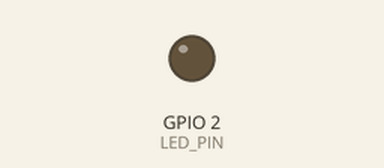
Simulated run of this sketch. Board: ESP32. On the bench: output pins drawn as LEDs (lit = HIGH). WiFi joins after 1.5 s; servers stay silent unless stated; uploads are accepted with an empty reply; the local clock reads 2024-03-15 10:24:30 at power-on unless the sketch sets it; what the sketch prints to the serial monitor is not drawn.

Above: at 19.9 s.
At 35.0 s:
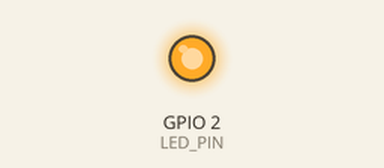
Timing chart, 0 to 44.9 s (numbered marks = the images above):
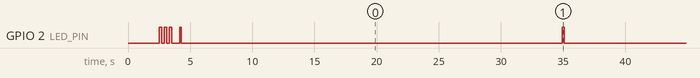

The sketch:

vita_station.ino
```cpp
// ============================================================
//  VITA STATION — ESP32 Firmware
//  Reads body weight via HX711 + load cell and POSTs to the
//  Vita backend every POST_INTERVAL_MS milliseconds.
//
//  Hardware Pinout:
//    • ESP32 GPIO 19 ----> HX711 DOUT
//    • ESP32 GPIO 18 ----> HX711 SCK
//    • ESP32 GPIO 2  ----> Status LED (Onboard LED)
//    • HX711 VCC     ----> ESP32 5V
//    • HX711 GND     ----> ESP32 GND
//
//  LED Signals:
//    • 3 blinks : Successfully connected to Wi-Fi
//    • 2 blinks : Sending data to backend
//
//  Required libraries:
//    • ArduinoJson           by Benoit Blanchon  v6.x
//    • HX711 Arduino Library by bogde
// ============================================================

#include <WiFi.h>
#include <WiFiClientSecure.h>
#include <HTTPClient.h>
#include <ArduinoJson.h>
#include <time.h>
#include "config.h"

#if ENABLE_HX711
  #include <HX711.h>
  HX711 scale;
  bool  scaleReady = false;
#endif

// ── State ─────────────────────────────────────────────────────
unsigned long lastWeightPostMs = 0;
unsigned long lastHeartbeatMs  = 0;
bool          ntpSynced        = false;

// ─────────────────────────────────────────────────────────────
//  LED Helper
// ─────────────────────────────────────────────────────────────
void ledBlink(int count, int delayMs = 150) {
  for (int i = 0; i < count; i++) {
    digitalWrite(LED_PIN, HIGH);
    delay(delayMs);
    digitalWrite(LED_PIN, LOW);
    delay(delayMs);
  }
}

// ─────────────────────────────────────────────────────────────
//  Utilities
// ─────────────────────────────────────────────────────────────
String isoTimestamp() {
  if (!ntpSynced) return "";
  struct tm t;
  if (!getLocalTime(&t)) return "";
  char buf[25];
  strftime(buf, sizeof(buf), "%Y-%m-%dT%H:%M:%S", &t);
  return String(buf);
}

String chipUID() {
  uint64_t mac = ESP.getEfuseMac();
  char buf[18];
  snprintf(buf, sizeof(buf), "%02X:%02X:%02X:%02X:%02X:%02X",
    (uint8_t)mac, (uint8_t)(mac >> 8),  (uint8_t)(mac >> 16),
    (uint8_t)(mac >> 24), (uint8_t)(mac >> 32), (uint8_t)(mac >> 40));
  return String(buf);
}

// ─────────────────────────────────────────────────────────────
//  Simple WLAN Connection
// ─────────────────────────────────────────────────────────────
void connectWiFi() {
  Serial.printf("\n[WiFi] Connecting to %s", WIFI_SSID);

  WiFi.mode(WIFI_STA);
  WiFi.begin(WIFI_SSID, WIFI_PASSWORD);

  while (WiFi.status() != WL_CONNECTED) {
    delay(500);
    Serial.print(".");
  }

  Serial.println("\n[WiFi] Connected successfully!");
  Serial.print("[WiFi] IP Address: ");
  Serial.println(WiFi.localIP());

  // Blink 3 times upon successful Wi-Fi connection
  ledBlink(3, 200);
}

void ensureWiFi() {
  if (WiFi.status() != WL_CONNECTED) {
    connectWiFi();
  }
}

// ─────────────────────────────────────────────────────────────
//  NTP
// ─────────────────────────────────────────────────────────────
void syncNTP() {
  configTime(GMT_OFFSET_S, DST_OFFSET_S, NTP_SERVER);
  Serial.print("[NTP]  Syncing");
  struct tm t; int tries = 0;
  while (!getLocalTime(&t) && tries < 20) { delay(500); Serial.print("."); tries++; }
  if (getLocalTime(&t)) {
    ntpSynced = true;
    Serial.printf("\n[NTP]  Synced: %s", asctime(&t));
  } else {
    Serial.println("\n[NTP]  Failed — server will timestamp readings");
  }
}

// ─────────────────────────────────────────────────────────────
//  HX711 — Weight
// ─────────────────────────────────────────────────────────────
#if ENABLE_HX711

void initHX711() {
  scale.begin(HX711_DOUT_PIN, HX711_SCK_PIN);
  scale.set_scale(SCALE_FACTOR);
  scale.set_offset(SCALE_OFFSET);

  Serial.println("[HX711] Initializing... waiting for scale hardware to settle...");
  int tries = 0;
  while (!scale.is_ready() && tries < 30) {
    delay(100);
    tries++;
  }

  if (scale.is_ready()) {
    scaleReady = true;
    Serial.println("[HX711] Hardware ready!");
    Serial.printf("[HX711] Scale factor: %.4f | Offset: %ld\n", (float)SCALE_FACTOR, (long)SCALE_OFFSET);
  } else {
    Serial.printf("[HX711] NOT READY — check DOUT=GPIO%d, SCK=GPIO%d, VCC=5V\n", HX711_DOUT_PIN, HX711_SCK_PIN);
    Serial.println("[HX711] Will auto-retry in background loop.");
  }
}

bool readWeight(float& weightKg) {
  weightKg = NAN;
  if (!scaleReady) {
    if (scale.is_ready()) {
      scaleReady = true;
      Serial.println("[HX711] Scale auto-recovered!");
    } else {
      return false;
    }
  }

  // Allow up to 250ms for HX711 conversion to be ready
  int tries = 0;
  while (!scale.is_ready() && tries < 25) {
    delay(10);
    tries++;
  }
  if (!scale.is_ready()) {
    return false;
  }

  float kg = scale.get_units(WEIGHT_SAMPLES);

  // Periodic serial diagnostic log every 2 seconds
  static unsigned long lastDebugMs = 0;
  if (millis() - lastDebugMs > 2000) {
    Serial.printf("[HX711] Live reading: %.2f kg\n", kg);
    lastDebugMs = millis();
  }

  // If load cell orientation or wiring is reversed, weight reads negative when stepped on
  if (kg < -WEIGHT_MIN_KG && -kg <= WEIGHT_MAX_KG) {
    Serial.printf("[HX711] Inverted load detected (%.2f kg) — auto-inverting to %.2f kg\n", kg, -kg);
    kg = -kg;
  }

  if (kg < WEIGHT_MIN_KG || kg > WEIGHT_MAX_KG) {
    return false;
  }

  weightKg = kg;
  Serial.printf("[HX711] Valid weight detected: %.2f kg\n", weightKg);
  return true;
}

#endif  // ENABLE_HX711

// ─────────────────────────────────────────────────────────────
//  HTTP POST to Vita backend(s)
// ─────────────────────────────────────────────────────────────
bool sendPayload(const char* targetUrl, const String& jsonBody) {
  if (!targetUrl || strlen(targetUrl) == 0) return false;

  Serial.printf("[HTTP]  Target: %s\n", targetUrl);

  HTTPClient http;
  bool isHttps = (strncmp(targetUrl, "https://", 8) == 0);
  bool success = false;

  if (isHttps) {
    WiFiClientSecure secClient;
    secClient.setInsecure(); // Connect to Render cloud without heavy CA bundle
    if (http.begin(secClient, targetUrl)) {
      http.addHeader("Content-Type", "application/json");
      http.addHeader("X-API-Key",    DEVICE_API_KEY);
      http.setTimeout(SERVER_TIMEOUT_MS);

      int code = http.POST(jsonBody);
      if (code == 201) {
        Serial.printf("[HTTP]  201 Created — saved OK (%s)\n", targetUrl);
        success = true;
      } else if (code > 0) {
        Serial.printf("[HTTP]  Error %d from %s: %s\n", code, targetUrl, http.getString().c_str());
      } else {
        Serial.printf("[HTTP]  Failed connecting to %s: %s\n", targetUrl, HTTPClient::errorToString(code).c_str());
      }
      http.end();
    } else {
      Serial.printf("[HTTP]  Failed to initialize HTTPS connection to %s\n", targetUrl);
    }
  } else {
    WiFiClient client;
    if (http.begin(client, targetUrl)) {
      http.addHeader("Content-Type", "application/json");
      http.addHeader("X-API-Key",    DEVICE_API_KEY);
      http.setTimeout(SERVER_TIMEOUT_MS);

      int code = http.POST(jsonBody);
      if (code == 201) {
        Serial.printf("[HTTP]  201 Created — saved OK (%s)\n", targetUrl);
        success = true;
      } else if (code > 0) {
        Serial.printf("[HTTP]  Error %d from %s: %s\n", code, targetUrl, http.getString().c_str());
      } else {
        Serial.printf("[HTTP]  Failed connecting to %s: %s\n", targetUrl, HTTPClient::errorToString(code).c_str());
      }
      http.end();
    } else {
      Serial.printf("[HTTP]  Failed to initialize HTTP connection to %s\n", targetUrl);
    }
  }

  return success;
}

void postPayloadUnified(const String& body, const char* description) {
  ensureWiFi();
  Serial.printf("[HTTP]  %s Payload: %s\n", description, body.c_str());

#if BACKEND_SYNC_MODE == 1
  // DUAL POST: Cloud (Primary) + Local (Secondary)
  Serial.println("[Sync] Sending to Cloud backend (Primary)...");
  bool cloudOk = sendPayload(CLOUD_INGEST_URL, body);
  Serial.println("[Sync] Sending to Localhost backend (Secondary)...");
  bool localOk = sendPayload(LOCAL_INGEST_URL, body);
  if (cloudOk || localOk) {
    Serial.printf("[Sync] %s delivery completed!\n", description);
  } else {
    Serial.printf("[Sync] Warning: Could not reach either backend for %s.\n", description);
  }

#elif BACKEND_SYNC_MODE == 2
  // FAILOVER: Try Cloud first (Primary); if Cloud is offline, fallback to Local (Secondary)
  Serial.println("[Sync] Trying Cloud backend (Primary)...");
  bool cloudOk = sendPayload(CLOUD_INGEST_URL, body);
  if (!cloudOk) {
    Serial.println("[Sync] Cloud unavailable. Falling back to Localhost backend...");
    sendPayload(LOCAL_INGEST_URL, body);
  }

#elif BACKEND_SYNC_MODE == 3
  // CLOUD ONLY
  sendPayload(CLOUD_INGEST_URL, body);

#elif BACKEND_SYNC_MODE == 4
  // LOCAL ONLY
  sendPayload(LOCAL_INGEST_URL, body);

#else
  // Default: Cloud primary
  sendPayload(CLOUD_INGEST_URL, body);
#endif
}

void postPing(const char* reason) {
  // Heartbeat / connection indicator: 1 blink
  ledBlink(1, 150);

  StaticJsonDocument<128> doc;
  doc["ping"] = true;
  doc["online"] = true;
  doc["type"] = reason;
  String ts = isoTimestamp();
  if (ts.length()) doc["recorded_at"] = ts;

  String body;
  serializeJson(doc, body);
  postPayloadUnified(body, reason);
}

void postWeight(float weightKg) {
  // Actual weight measurement transmission indicator: 2 blinks
  ledBlink(2, 100);

  StaticJsonDocument<128> doc;
  doc["weight"] = round(weightKg * 10.0f) / 10.0f;   // 1 decimal place
  String ts = isoTimestamp();
  if (ts.length()) doc["recorded_at"] = ts;

  String body;
  serializeJson(doc, body);
  postPayloadUnified(body, "Weight Reading");
}

// ─────────────────────────────────────────────────────────────
//  Setup
// ─────────────────────────────────────────────────────────────
void testBackendConnections() {
  Serial.println("\n[Test] Probing backend connectivity...");

#if BACKEND_SYNC_MODE == 1 || BACKEND_SYNC_MODE == 2 || BACKEND_SYNC_MODE == 3
  {
    Serial.printf("[Test] Cloud probe [Primary] (%s)... ", CLOUD_INGEST_URL);
    HTTPClient http;
    WiFiClientSecure secClient;
    secClient.setInsecure();
    if (http.begin(secClient, CLOUD_INGEST_URL)) {
      http.setTimeout(8000);
      int code = http.GET();
      if (code > 0) {
        Serial.printf("REACHABLE (HTTP %d)\n", code);
      } else {
        Serial.printf("UNREACHABLE (%s)\n", HTTPClient::errorToString(code).c_str());
      }
      http.end();
    }
  }
#endif

#if BACKEND_SYNC_MODE == 1 || BACKEND_SYNC_MODE == 2 || BACKEND_SYNC_MODE == 4
  {
    Serial.printf("[Test] Localhost probe [Secondary] (%s)... ", LOCAL_INGEST_URL);
    HTTPClient http;
    WiFiClient client;
    if (http.begin(client, LOCAL_INGEST_URL)) {
      http.setTimeout(4000);
      int code = http.GET();
      if (code > 0) {
        Serial.printf("REACHABLE (HTTP %d)\n", code);
      } else {
        Serial.printf("UNREACHABLE (%s)\n", HTTPClient::errorToString(code).c_str());
        Serial.println("       Tip: Ensure PC and ESP32 are on the same network,");
        Serial.println("       and run backend with: uvicorn app.main:app --host 0.0.0.0 --port 8000");
      }
      http.end();
    }
  }
#endif

  Serial.println("[Test] Diagnostic check complete.\n");
}

void setup() {
  Serial.begin(SERIAL_BAUD);
  delay(1000);

  // Initialize LED Pin
  pinMode(LED_PIN, OUTPUT);
  digitalWrite(LED_PIN, LOW);

  Serial.println();
  Serial.println("============================================");
  Serial.println("  VITA STATION — Weight Scale");
  Serial.println("============================================");

  String uid = chipUID();
  Serial.printf("  Chip UID : %s\n", uid.c_str());
  Serial.println("  Register this UID in the Vita app to get your API key");
  Serial.println();

  connectWiFi();
  syncNTP();
  testBackendConnections();

  // Send startup ping immediately so backend knows scale is ONLINE before reading weight
  Serial.println("[Ping] Sending initial startup ping to backend...");
  postPing("startup");
  lastHeartbeatMs = millis();

#if ENABLE_HX711
  initHX711();
  if (scaleReady) {
    Serial.println("[Scale] HX711 ready — continuous live readings active (heartbeat every " + String(POST_INTERVAL_MS / 1000) + " s)");
  } else {
    Serial.println("[Scale] HX711 not found — heartbeat pings will maintain online status");
  }
#else
  Serial.println("[Scale] HX711 disabled (ENABLE_HX711=0 in config.h)");
#endif

  Serial.println();
  Serial.printf("  Cloud backend [Primary]   : %s\n", CLOUD_INGEST_URL);
  Serial.printf("  Local backend [Secondary] : %s\n", LOCAL_INGEST_URL);
  Serial.printf("  Sync mode                 : %d  (1=Dual, 2=Cloud Failover, 3=Cloud Only, 4=Local Only)\n", BACKEND_SYNC_MODE);
  Serial.printf("  Heartbeat interval        : %d s\n\n", POST_INTERVAL_MS / 1000);
}

// ─────────────────────────────────────────────────────────────
//  Loop
// ─────────────────────────────────────────────────────────────
void loop() {
  unsigned long now = millis();

#if ENABLE_HX711
  float weight = NAN;
  bool valid = readWeight(weight);

  if (valid && !isnan(weight) && weight >= WEIGHT_MIN_KG) {
    // A valid weight is detected on the scale!
    // Post continuous readings every 2.5 seconds while user is on the scale
    if (now - lastWeightPostMs >= 2500 || lastWeightPostMs == 0) {
      Serial.printf("[Scale] Valid weight detected: %.2f kg — sending to backend\n", weight);
      postWeight(weight);
      lastWeightPostMs = millis();
      lastHeartbeatMs  = millis();  // Reset heartbeat timer on active measurement
    }
    return;
  }
#endif

  // If no weight is on the scale (empty / sub-threshold / HX711 disabled):
  // Send heartbeat ping every POST_INTERVAL_MS (e.g. 30 seconds) to maintain Online status
  if (now - lastHeartbeatMs >= POST_INTERVAL_MS || lastHeartbeatMs == 0) {
    Serial.println("[Scale] Scale empty — sending heartbeat ping...");
    postPing("heartbeat");
    lastHeartbeatMs = millis();
  }

  delay(100);
}
```

config.example.h
```cpp
#pragma once

// ============================================================
//  VITA STATION — Configuration Template
//  Smart bathroom scale. Reads body weight via HX711 + load cell
//  and POSTs to the Vita backend over WiFi.
//
//  Copy this file to config.h and fill in your real values.
//  config.h is git-ignored and will never be committed.
// ============================================================

// ── 1. WiFi ──────────────────────────────────────────────────
#define WIFI_SSID      "your-wifi-ssid"
#define WIFI_PASSWORD  "your-wifi-password"

// ── 2. Backend Servers ─────────────────────────────────────────
// Localhost Backend (PC on your Wi-Fi LAN)
// Run vita-esp32/find_server_ip.py to automatically patch your PC's IP.
#define LOCAL_INGEST_URL    "http://YOUR_PC_IP:8000/api/vitals/ingest"

// Cloud Backend (Production on Render)
#define CLOUD_INGEST_URL    "https://vitality-659j.onrender.com/api/vitals/ingest"

// Sync Mode:
//   1 = DUAL POST (Posts to Localhost AND Cloud backend so both receive data)
//   2 = FAILOVER  (Tries Localhost first; if PC is offline, falls back to Cloud)
//   3 = CLOUD ONLY (Always posts only to Render cloud)
//   4 = LOCAL ONLY (Always posts only to Localhost PC)
#define BACKEND_SYNC_MODE   1

#define SERVER_TIMEOUT_MS   6000


// ── 3. Device API Key ─────────────────────────────────────────
// Register this device in the Vita app to get an api_key.
#define DEVICE_API_KEY  "paste-station-api-key-here"

// ── 4. HX711 + Load Cell ──────────────────────────────────────
// Set ENABLE_HX711 to 1 once the hardware is wired and calibrated.
#define ENABLE_HX711    0

// ── 4. Hardware Pinout ────────────────────────────────────────
#define LED_PIN         2         // Onboard LED (blinks 3x on Wi-Fi connect, 2x on data POST)
#define HX711_DOUT_PIN  19        // ESP32 GPIO 19 -> HX711 DOUT
#define HX711_SCK_PIN   18        // ESP32 GPIO 18 -> HX711 SCK

// Calibration values — run vita_scale_calibrate.ino to find these.
// Step 1: note the raw tare value (nothing on scale)  -> SCALE_OFFSET
// Step 2: place known weight, enter kg -> SCALE_FACTOR is printed for you
#define SCALE_FACTOR    420.0f    // <- replace with value from calibration sketch
#define SCALE_OFFSET    0L        // <- replace with tare raw value from calibration sketch
#define WEIGHT_SAMPLES  10        // readings averaged per POST
#define WEIGHT_MIN_KG   1.0f      // readings below this are ignored (empty scale)
#define WEIGHT_MAX_KG   300.0f    // readings above this are ignored (sensor fault)

// ── 5. Timing ────────────────────────────────────────────────
#define POST_INTERVAL_MS  30000   // send weight to server every 30 s

// ── 6. NTP (time sync) ────────────────────────────────────────
#define NTP_SERVER    "pool.ntp.org"
#define GMT_OFFSET_S  3600        // UTC+1 (WAT, West Africa Time)
#define DST_OFFSET_S  0

// ── 7. Debug ─────────────────────────────────────────────────
#define SERIAL_BAUD  115200
```

Measured:
- by itself, GPIO 2 (LED_PIN): HIGH → LOW at 2.7 s, → HIGH 0.20 s later, → LOW 0.20 s later, → HIGH 0.20 s later, … (15 changes in this stretch)
